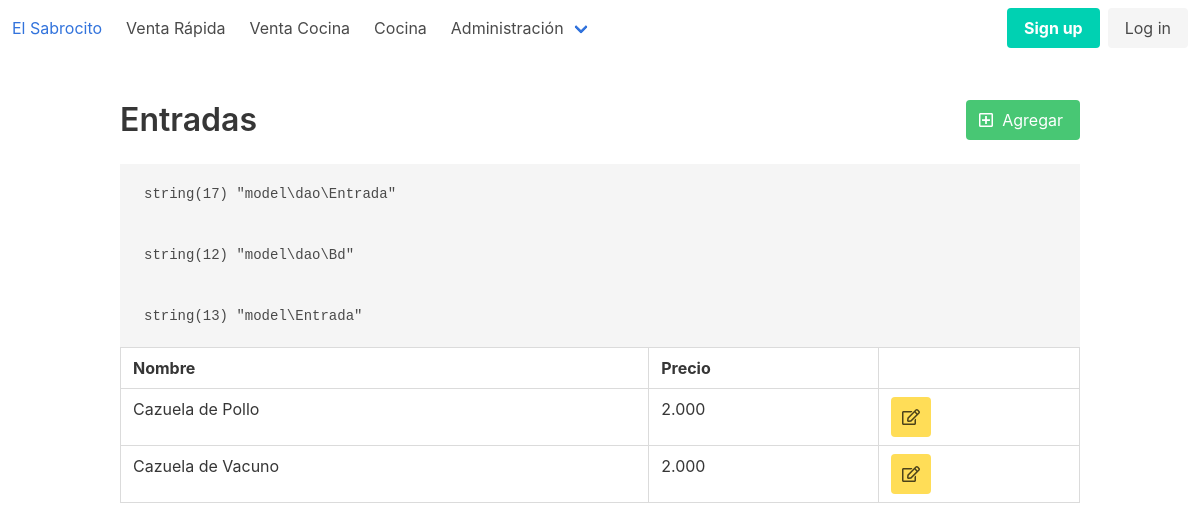
The app's page /view/entrada.php with its own data.
### tables this page shows
CREATE TABLE `entrada` (
  `id` int(11) NOT NULL AUTO_INCREMENT,
  `descripcion` varchar(50) NOT NULL,
  `precio` int(11) DEFAULT NULL,
  `visible` tinyint(1) DEFAULT NULL,
  PRIMARY KEY (`id`)
);

### model/dao/Bd.php (called while the page is built, shortened)
<?php
class Bd {
    public static function conexion(){
        try {
            $command = [\PDO::MYSQL_ATTR_INIT_COMMAND => 'SET NAMES  \'UTF8\''];
            $_db = new \PDO('mysql:host=localhost;dbname=restorant', 'restorant', 'restorant', $command);
            $_db->setAttribute(\PDO::ATTR_ERRMODE, \PDO::ERRMODE_EXCEPTION);
            $_db->beginTransaction();
            $sth = $_db->prepare("BEGIN");
            $sth->execute();
            $_db->commit();
            return $_db;
        }
        catch (\PDOException $ex) {
            echo "<pre>"; var_dump($ex); echo "</pre>";
            die();
        }
    }
}

### model/dao/Entrada.php (called while the page is built, shortened)
<?php
class Entrada extends Bd
{
    public static function obtenerTodos(){
        try{
            $sql = "SELECT * FROM entrada WHERE visible = 1;";
            $sth = self::conexion()->prepare($sql);
            $sth->execute();
            return $sth->fetchAll(PDO::FETCH_CLASS, '\model\Entrada');
        }catch(PDOException $e){
            var_dump($e);
            die();
        }
    }
}

### model/Entrada.php (called while the page is built, shortened)
<?php
class Entrada
{
    private int $id = 0, $precio, $visible;
    private string $descripcion;
    public function getId(): int
    {
        return $this->id;
    }
    public function getPrecio(): int
    {
        return $this->precio;
    }
    public function getDescripcion(): string
    {
        return $this->descripcion;
    }
}

### view/entrada.php (the view, shortened to what this page needs)
<?php
include '../config.inc';
?>
<!DOCTYPE html>
<html class="has-navbar-fixed-top">
<?php include RUTA . 'view/header.inc'; ?>
<body>
<?php include RUTA . 'view/navbar.inc'; ?>
<section class="section">
    <div class="container">
        <nav class="level">
            <div class="level-left">
                <div class="level-item">
                    <p class="title">Entradas</p>
                </div>
            </div>
            <div class="level-right">
                <p class="level-item">
                    <a class="button is-success" href="<?= URL ?>view/entrada_nueva.php?id=0">
                        <span class="icon"><i class="far fa-plus-square"></i></span>
                        <span>Agregar</span>
                    </a>
                </p>
            </div>
        </nav>
        <table class="table is-bordered is-fullwidth">
            <thead>
            <tr>
                <th>Nombre</th>
                <th>Precio</th>
                <th></th>
            </tr>
            </thead>
            <tbody>
            <?php foreach (\model\dao\Entrada::obtenerTodos() as $entrada){ ?>
                <tr>
                    <td><?= $entrada->getDescripcion() ?></td>
                    <td><?= number_format($entrada->getPrecio(), 0, ',', '.') ?></td>
                    <td>
                        <a class="button is-warning" href="<?= URL ?>view/entrada_nueva.php?id=<?= $entrada->getId() ?>" target="_self">
                            <span class="icon">
                                <i class="far fa-edit"></i>
                            </span>
                        </a>
                    </td>
                </tr>
            <?php } ?>
            </tbody>
        </table>
    </div>
</section>
</body>
</html>

### records on screen
entrada: descripcion "Cazuela de Pollo", precio "2.000"
entrada: descripcion "Cazuela de Vacuno", precio "2.000"
